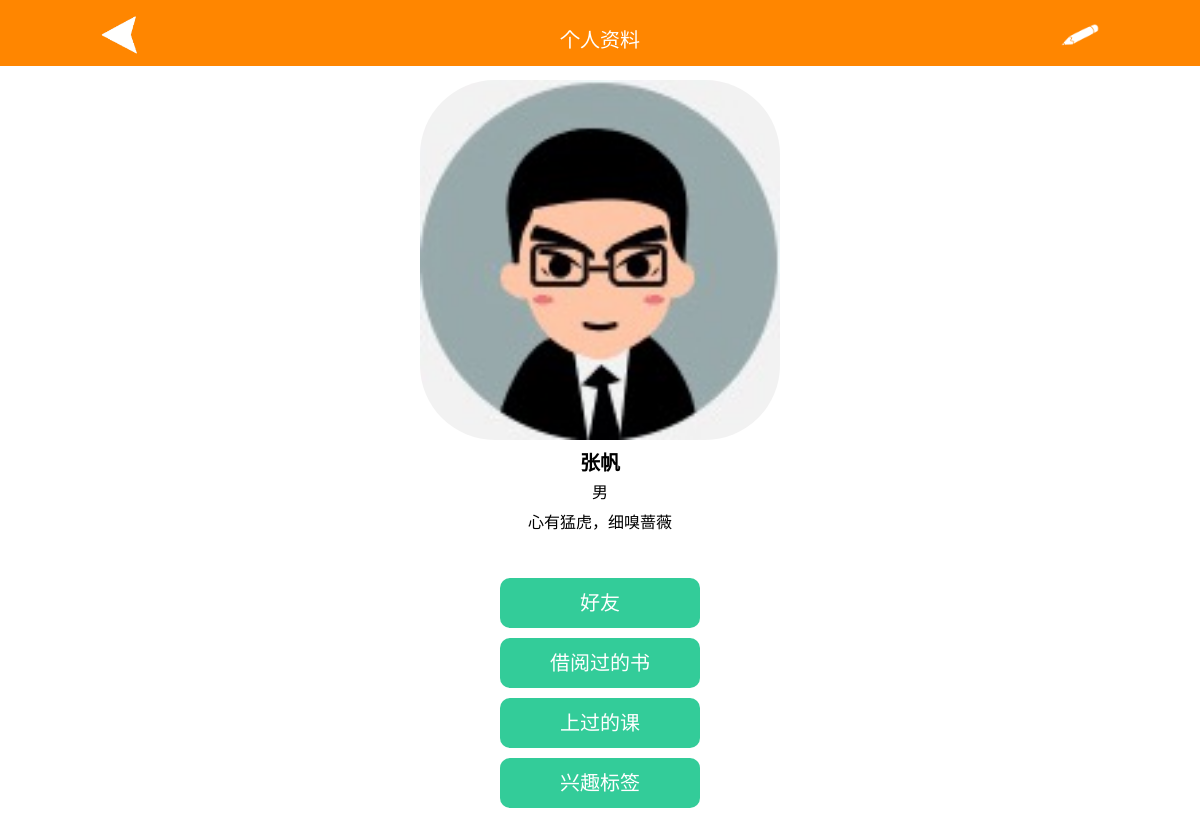
Page /11mypersonalpage.php (signed in) on the committed database.
### tables this page shows
CREATE TABLE `user` (
  `uid` int(11) NOT NULL AUTO_INCREMENT,
  `username` varchar(20) NOT NULL,
  `sex` tinyint(1) NOT NULL,
  `personality_signature` varchar(30) NOT NULL,
  `password` varchar(80) NOT NULL,
  `score` int(20) NOT NULL,
  `touxiang` varchar(200) NOT NULL,
  `admin` int(11) NOT NULL,
  PRIMARY KEY (`uid`)
);

### 11.php (called while the page is built, shortened)
<?php
$uid=$_SESSION['uid'];
include_once "includes/db.inc.php";
try {
     $sql = 'SELECT uid,username,sex,personality_signature FROM user WHERE uid LIKE '.$uid.'';
     $result = $pdo->query($sql);
} catch (Exception $e) {
    $output = 'Error performing update'.$e->getMessage();
    echo $output;
    exit();
}
foreach ($result as $row)
{
    $name = $row['username'];
    $sex = $row['sex'];
    $text = $row['personality_signature'];
}
if($sex == 0)
{
    $sexx='女';
}
else $sexx ='男';

### 11mypersonalpage.php (the view, shortened to what this page needs)
<!doctype html>
<html>
<head>
</head>
<table class="heading" width="100%" border="0" cellpadding="0" cellspacing="0" >
  <tbody>
    <tr>
     <td width="20%" bgcolor="#FF8600"><a href="javascript:history.go(-1)" target="_self"><img src="jiantou.gif" height="40vx" width="40vx"></a></td>
      <td width="60%" bgcolor="#FF8600"><p>个人资料</p></td>
      <td width="20%" bgcolor="#FF8600"><a href="3.php"><img src="edit.png" height="40vx" width="40vx"></a></td>
    </tr>
	</tbody>
</table>
<table class="big" width="100%" border="0" cellpadding="0" cellspacing="0">
  <tbody>
    <tr>
      <td>
<?php
include "11.php";
$uid=$_SESSION['uid'];
$sql="select * from user where uid='$uid' ";
$res=$pdo->query($sql);
foreach($res as $row)
{$sex=$row['sex'];}
if($sex==1)
{
?>
<div class="image"><img src="touxiang1.jpg"  width="30%"></div>
<?php
}
else if($sex==0)
{  ?>
<div class="image"><img src="touxiang5.jpg"  width="30%"></div>
<?php  }  ?>
	<div class="nickname">
	  <p id="nickname"><?php echo $name; ?></p></div>
		<div class="gender">
		  <p id="info"><?php echo $sexx; ?></p></div>
     <div class="peras">
		  <p id="info"><?php echo $text; ?></p></div>
      </td>
    </tr>
  </tbody>
</table>
<table class="anniu" width="100%" border="0" cellpadding="0" cellspacing="0">
<tbody>
<tr>
<td>
    <div class="space"></div>
	<div class="kuang"><a href="10.php">
	<div class="anniu1">好友</div></a></div>
	<div class="kuang"><a href="20myrentinghistory.php">
	<div class="anniu1">借阅过的书</div></a></div>
	<div class="kuang"><a href="22mylessonhistory.php">
	<div class="anniu1">上过的课</div></a></div>
	<div class="kuang"><a href="21.php">
	<div class="anniu1">兴趣标签</div></a></div>
</td>
	</tr>
	</tbody>
	</table>
</html>

### 11mypersonalpage.php (style rules this page uses)
* { margin: 0; padding: 0; }
.heading { position:fixed; top: 0; }
.heading td { text-align: center; height:35px; line-height: 35px; padding-top: 15px; padding-bottom: 0px; font-family: "黑体"; font-size: 20px; color:#ffffff; margin:2px; }
.big { float: center; width: 100%; height:100%; height: auto; overflow-x: auto; padding: 10px; margin: 0 auto; line-height: 30px; font-size: 20px; padding: 0px; text-align: center; }
.big #nickname { font-family: "黑体"; font-weight: bold; }
.big #info { font-family: "黑体"; font-size: 16px; }
.big .image img { border-radius: 75px; }
.image { margin: 20px 0px 0px 0px; }
p { text-align:center; }
.kuang { margin:10px; text-align: center; }
.anniu1 { text-align: center; line-height: 50px; height: 50px; font-size: 20px; font-family: "黑体"; color: #ffffff; background-color:#33cc99; border-radius: 10px; width:200px; font-family: "黑体"; text-decoration: none; margin: 0 auto; }
.anniu a { text-decoration: none; }
.space { height:30px; }

### rows in the picture
user: username "张帆", sex "男", personality_signature "心有猛虎，细嗅蔷薇"
